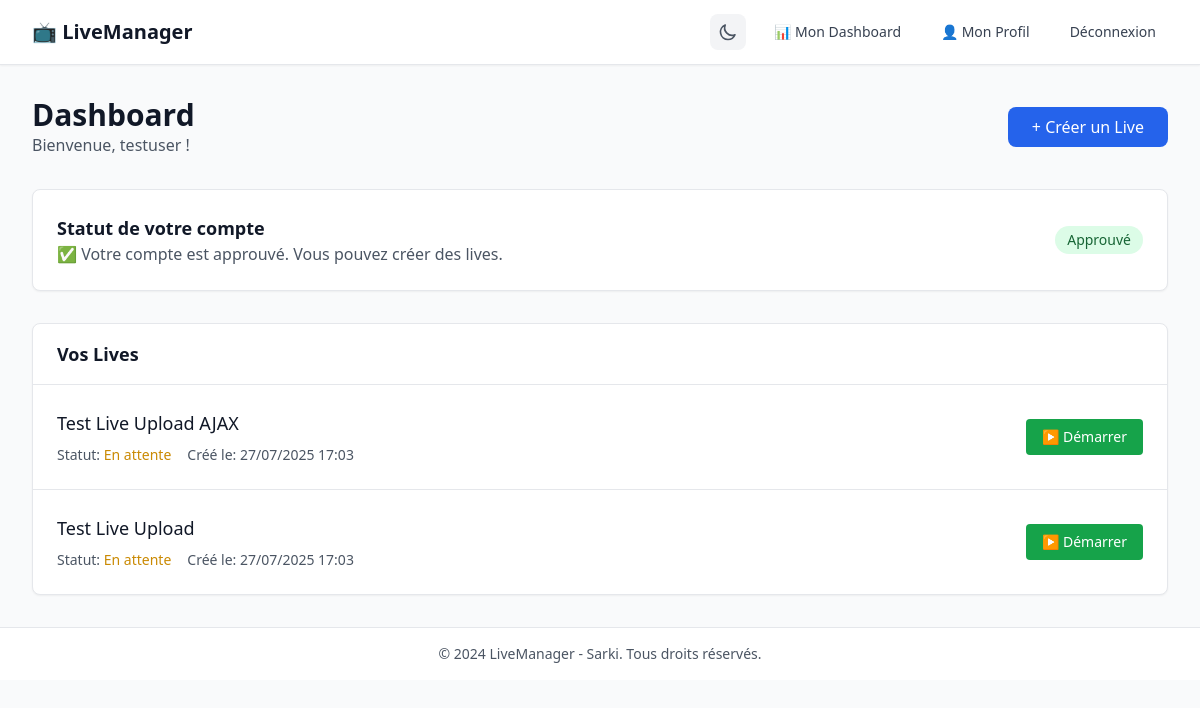
Page /dashboard/ (signed in) on the earlier database version.
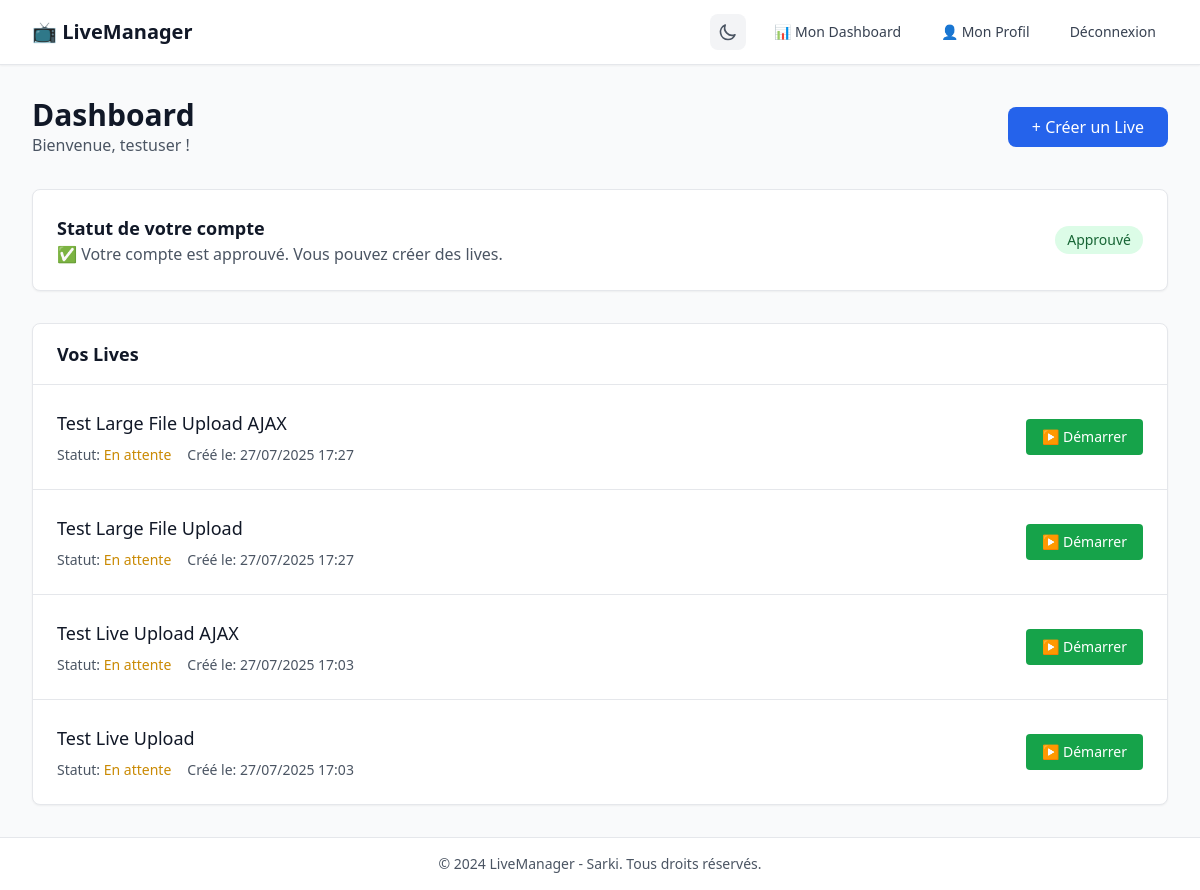
Same page on the later database version.
### streams/models.py (models this page shows, shortened)
class Live(models.Model):
    STATUS_CHOICES = [
        ("pending", "En attente"),
        ("running", "En cours"),
        ("completed", "Terminé"),
        ("failed", "Échoué"),
    ]
    user = models.ForeignKey(User, on_delete=models.CASCADE, verbose_name="Utilisateur")
    title = models.CharField(max_length=200, verbose_name="Titre")
    video_file = models.FileField(upload_to="videos/", verbose_name="Fichier vidéo")
    stream_key = models.ForeignKey(
        StreamKey,
        on_delete=models.CASCADE,
        verbose_name="Clé de diffusion",
        null=True,
        blank=True,
    )
    scheduled_at = models.DateTimeField(
        null=True, blank=True, verbose_name="Programmé pour"
    )
    is_scheduled = models.BooleanField(
        default=False, verbose_name="Diffusion programmée"
    )
    status = models.CharField(
        max_length=20, choices=STATUS_CHOICES, default="pending", verbose_name="Statut"
    )
    ffmpeg_pid = models.IntegerField(null=True, blank=True, verbose_name="PID FFmpeg")
    created_at = models.DateTimeField(auto_now_add=True, verbose_name="Créé le")
    updated_at = models.DateTimeField(auto_now=True, verbose_name="Modifié le")
    class Meta:
        verbose_name = "Live"
        verbose_name_plural = "Lives"
        ordering = ["-created_at"]
    @property
    def is_running(self):
        return self.status == "running"
    @property
    def can_start(self):
        return self.status == "pending" and self.user.is_approved
    @property
    def can_restart(self):
        return self.status in ["completed", "failed"] and self.user.is_approved

### streams/views.py (the view)
# urls.py: path("dashboard/", views.dashboard, name="dashboard"),
@login_required
def dashboard(request):
    lives = Live.objects.filter(user=request.user).order_by("-created_at")
    context = {
        "lives": lives,
        "is_approved": request.user.is_approved,
        "user_lives": lives,  # Pour compatibilité avec le template
    }
    if not request.user.is_approved:
        messages.warning(
            request,
            "Votre compte n'est pas encore approuvé. "
            "Un administrateur vous activera bientôt.",
        )
    return render(request, "streams/dashboard.html", context)

### templates/streams/dashboard.html (shortened to what this page needs)
{% extends 'base.html' %}
{% block content %}
<div class="space-y-8">
    <div class="flex justify-between items-center">
        <div>
            <h1 class="text-3xl font-bold text-gray-900 dark:text-white">Dashboard</h1>
            <p class="text-gray-600 dark:text-gray-400">Bienvenue, {{ user.username }} !</p>
        </div>
        {% if is_approved %}
            <a href="{% url 'create_live' %}" class="bg-primary-600 hover:bg-primary-700 text-white px-6 py-2 rounded-lg font-medium transition-colors">
                + Créer un Live
            </a>
        {% endif %}
    </div>
    <div class="bg-white dark:bg-gray-800 p-6 rounded-lg border border-gray-200 dark:border-gray-700 shadow-sm">
        <div class="flex items-center justify-between">
            <div>
                <h3 class="text-lg font-semibold text-gray-900 dark:text-white">Statut de votre compte</h3>
                <p class="text-gray-600 dark:text-gray-400" id="approval-status-text">
                    {% if is_approved %}
                        ✅ Votre compte est approuvé. Vous pouvez créer des lives.
                    {% else %}
                        ⏳ Votre compte est en attente d'approbation par l'administrateur.
                    {% endif %}
                </p>
            </div>
            <div class="text-right">
                <span class="inline-flex items-center px-3 py-1 rounded-full text-sm font-medium {% if is_approved %}bg-green-100 dark:bg-green-900 text-green-800 dark:text-green-200{% else %}bg-yellow-100 dark:bg-yellow-900 text-yellow-800 dark:text-yellow-200{% endif %}" id="approval-status-badge">
                    {% if is_approved %}Approuvé{% else %}En attente{% endif %}
                </span>
            </div>
        </div>
    </div>
    <div class="bg-white dark:bg-gray-800 rounded-lg border border-gray-200 dark:border-gray-700 shadow-sm">
        <div class="px-6 py-4 border-b border-gray-200 dark:border-gray-700">
            <h3 class="text-lg font-semibold text-gray-900 dark:text-white">Vos Lives</h3>
        </div>
        {% if user_lives %}
            <div class="divide-y divide-gray-200 dark:divide-gray-700">
                {% for live in user_lives %}
                    <div class="p-6">
                        <div class="flex items-center justify-between">
                            <div class="flex-1">
                                <h4 class="text-lg font-medium text-gray-900 dark:text-white">{{ live.title }}</h4>
                                <div class="mt-2 flex items-center space-x-4 text-sm text-gray-600 dark:text-gray-400">
                                    <span>Statut:
                                        <span class="font-medium
                                            {% if live.status == 'running' %}text-green-600 dark:text-green-400
                                            {% elif live.status == 'pending' %}text-yellow-600 dark:text-yellow-400
                                            {% elif live.status == 'completed' %}text-blue-600 dark:text-blue-400
                                            {% else %}text-red-600 dark:text-red-400{% endif %}">
                                            {{ live.get_status_display }}
                                        </span>
                                    </span>
                                    <span>Créé le: {{ live.created_at|date:"d/m/Y H:i" }}</span>
                                </div>
                            </div>
                            <div class="flex items-center space-x-2">
                                {% if live.can_start %}
                                    <button onclick="startLive({{ live.id }})"
                                            class="bg-green-600 hover:bg-green-700 text-white px-4 py-2 rounded text-sm font-medium transition-colors">
                                        ▶️ Démarrer
                                    </button>
                                {% endif %}
                            </div>
                        </div>
                    </div>
                {% endfor %}
            </div>
        {% endif %}
    </div>
</div>
{% endblock %}

Differences in the rows shown:
added Live: title "Test Large File Upload AJAX", status "En attente", created_at "27/07/2025 17:27"
added Live: title "Test Large File Upload", status "En attente", created_at "27/07/2025 17:27"
